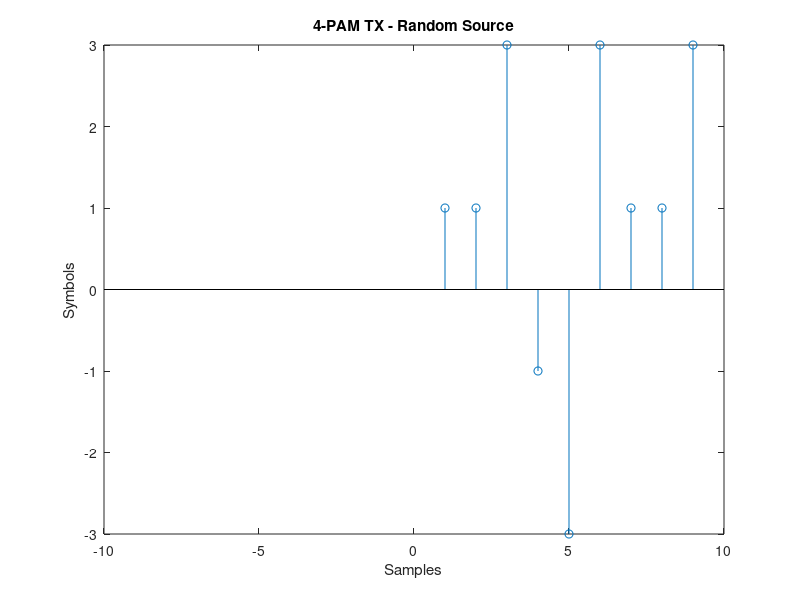
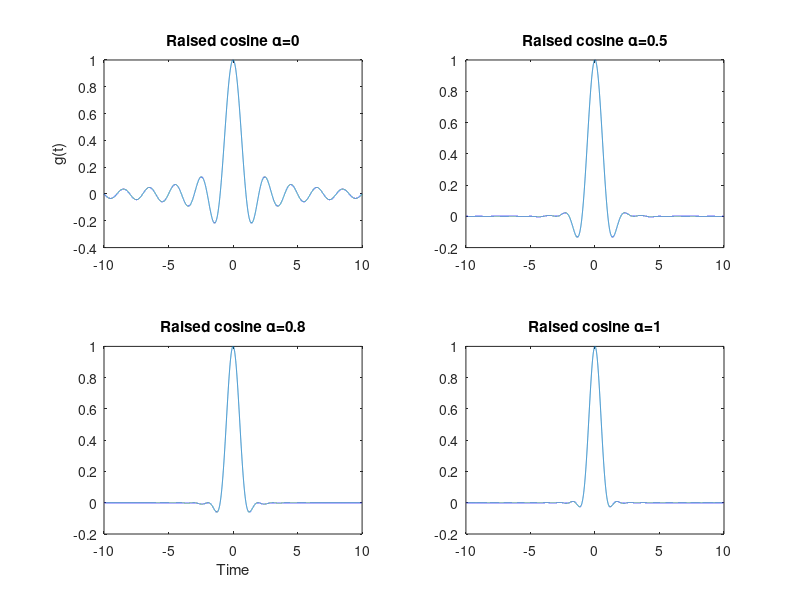
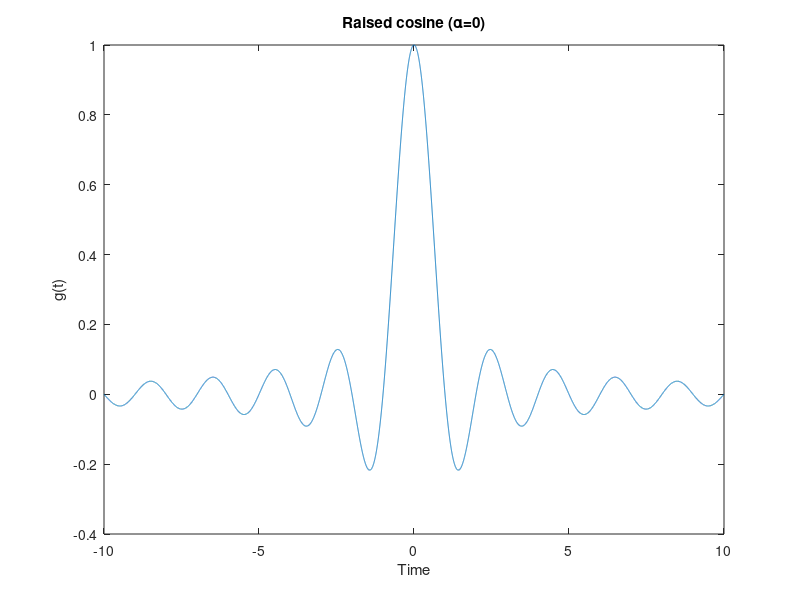
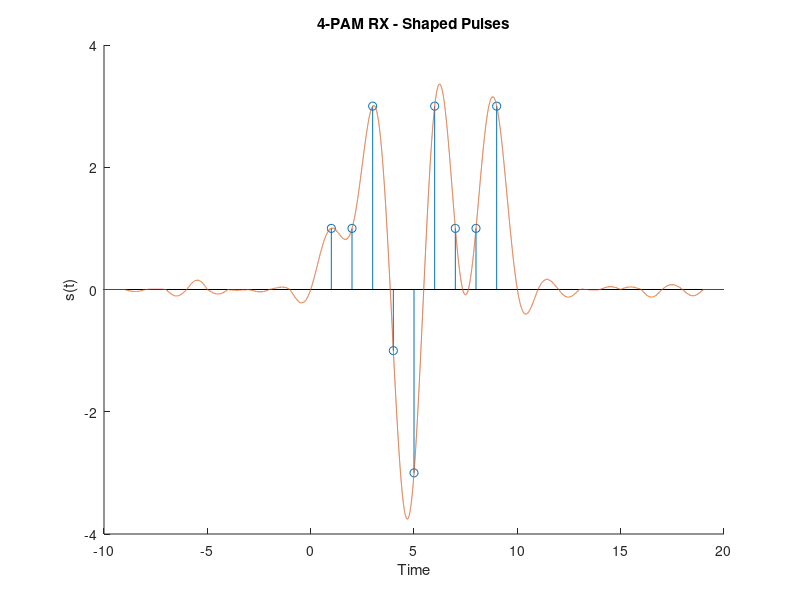

Write the MATLAB code that produced these figures, in order.
%% PAM-4 Transmitter
% gpaulino
clc; clear all; close all;
%% User parameters
% transmitter
symbols = 9; % mapped
T = 1;        % period in seconds
symbols_set = [-3, -1, 1, 3];

alpha = 0; % raised cossine alpha

time_interval = 10; % seconds
samples_per_second = 1000; % samples

% channel
N0 = 0.1; % noise amplitude (Vpp ratio of the received signal)

% receiver
A_norm = 1.25; % normalization gain

% general
plot_en = true; % enable plot

%% user parameter conscistency self-check
assert(symbols*T < time_interval, 'number of symbols must fit in the time interval')


%% Time vector
tmin = -time_interval;
tmax = time_interval;
t = linspace(tmin, tmax, (tmax-tmin)*samples_per_second);
t0 = ((tmax-tmin)/2)*samples_per_second + 1; % initial time

%% TX Source + Mapper
a = randsrc(1, symbols, symbols_set); % random symbols source
m = linspace(1, symbols, symbols);  % spacing vector discrete in time
k = linspace(t0 + T*samples_per_second, length(t)-samples_per_second+1, symbols);  % spacing vector continuous in time

am = zeros(1, length(t)); % spaced symbols
am(k) = a;

if (plot_en)
    figure()
    % hold on %
    stem(m, a)
    % stem(t,am) %
    title('4-PAM TX - Random Source')
    xlabel('Samples')
    ylabel('Symbols')
    xlim([tmin tmax])
end
%% Raised cosine filter
g = @(t,a) sinc(t/T) .* (cos(a*pi*t/T) ./ (1 - (2*a*t/T).^2));

if (plot_en)
    alphas = [0, 0.5, 0.8, 1]; % example figure
    figure()
    subplot(221)
    plot(t, g(t, alphas(1)))
    title(['Raised cosine \alpha=' num2str(alphas(1))])
    ylabel('g(t)')
    subplot(222)
    plot(t, g(t, alphas(2)))
    title(['Raised cosine \alpha=' num2str(alphas(2))])
    subplot(223)
    plot(t, g(t, alphas(3)))
    title(['Raised cosine \alpha=' num2str(alphas(3))])
    xlabel('Time')
    subplot(224)
    plot(t, g(t, alphas(4)))
    title(['Raised cosine \alpha=' num2str(alphas(4))])
end
%% Pulse Shape Filter
gt = g(t, alpha);

if (plot_en)
    figure()
    plot(t, gt)
    title(['Raised cosine (\alpha=' num2str(alpha) ')'])
    xlabel('Time')
    ylabel('g(t)')
end
%% Shapped Pulses
s = conv(am, gt);
t2 = linspace(2*tmin, 2*tmax, 2*(tmax-tmin)*samples_per_second - 1);

if (plot_en)
    figure()
    hold on
    % stem(t,am)
    stem(m,a)
    plot(t2,s)
    xlim([min(t) max(t2)])
    title('4-PAM RX - Shaped Pulses')
    xlabel('Time')
    ylabel('s(t)')
    hold off
end
%%  PAM-4 Receiver
N = N0*(2*max(s)); % noise amplitude
%n = N*gaussmf(t2, [0.5 5]);
n = N*rand(1, length(t2));

if (plot_en)
    figure()
    plot(t2, n)
    xlim([tmin tmax])
    xlabel('Time')
    ylabel('Amplitude')
    title('White Noise')
end
%% 
r = s+n;

if (plot_en)
    figure()
    plot(t2,r)
    xlim([min(t) max(t2)])
    xlabel('Time')
    title('Received Signal')
end
%%
h = conj( g(-t, alpha) );

if (plot_en)
    figure()
    plot(t,h)
    title(['Matched Filter - Raised cosine (\alpha=' num2str(alpha) ')'])
    xlabel('Time')
    ylabel('g*(-t)')
end
%% normalize
y = conv(r, h);
norm_y = y.*A_norm*max(symbols_set)./max(abs(y));

t3 = linspace(3*tmin, 3*tmax, 3*(tmax-tmin)*samples_per_second - 2);
t0_3 = (((3*tmax)-(3*tmin))/2)*samples_per_second + 1; % sync point

if (plot_en)
    figure()
    hold on
    stem(m,a)
    plot(t3, norm_y)
    xlim([min(t) max(t2)])
    hold off
end
%%
xmin = 0;
xmax = 10;

ymin = min([min(s) min(r) min(norm_y)]); % signal + noise
ymax = max([max(s) max(r) max(norm_y)]);

if (plot_en)
    figure()
    subplot(411)
    stem(m,a)
    grid on
    xlim([xmin xmax])
    ylim([ymin ymax])
    title('1: Source Symbols')
    subplot(412)
    plot(t2,s)
    xlim([xmin xmax])
    ylim([ymin ymax])
    grid on
    title('2: Transmitted Signal')
    subplot(413)
    plot(t2, r)
    xlim([xmin xmax])
    ylim([ymin ymax])
    grid on
    title('3: Received Signal')
    subplot(414)
    plot(t3, norm_y)
    xlim([xmin xmax])
    ylim([ymin ymax])
    grid on
    title('4: Filtered Signal')
end
%% quantization
m3 = linspace(1, symbols, symbols);
k3 = linspace(t0_3 + T*samples_per_second, 2*length(t)-samples_per_second+1, symbols);  
fm = norm_y(k3); % sampled levels

if (plot_en)
    figure()
    hold on
    stem(m3, fm)
    plot(t3, norm_y)
    % plot(norm_y)
    xlim([0 max(t)])
    hold off
end
%% slicer
out = zeros(1, length(fm));
i=1;

for R = fm
    if R > 2
        out(i) = 3;
    elseif R > 0
        out(i) = 1;
    elseif R > -2
        out(i) = -1;
    else
        out(i) = -3;
    end
    i = i + 1;
end

if (plot_en)
    figure()
    hold on %
    stem(m, a)
    stem(m3, out)
    hold off
end
%%
disp(['input:  ' num2str(a)])
disp(['output: ' num2str(out)])
err = sum(ne(a,out));
disp(['errors: ' num2str(err) ' out of total ' num2str(symbols) ' symbols'])
